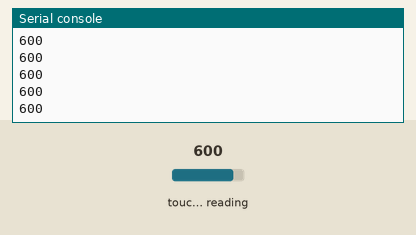
The program below on a simulated ESP32 board running MicroPython. On the bench: the last lines printed to the serial console. The test bench sets the inputs (shaded band); at power-on: touch-pad reading 600.

Above: at 1.2 s.
1.3 s: touch-pad reading set to 63
At 1.31 s:
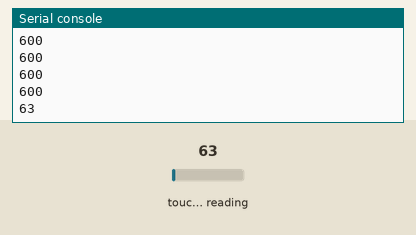
2.8 s: touch-pad reading set to 212
At 2.81 s:
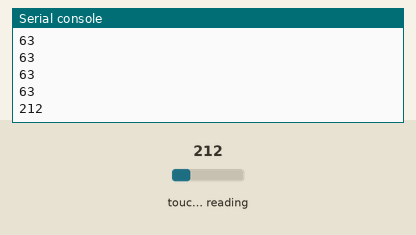
Timing chart, 0 to 5.8 s (numbered marks = the images above; inputs shaded):
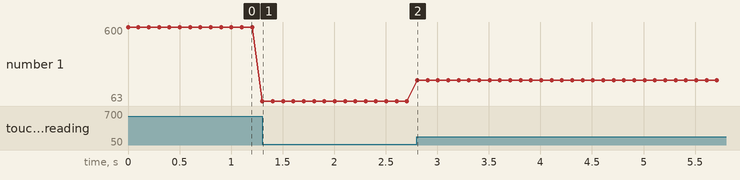

Measured:
- after the input at 1.3 s, the serial console: prints a new line at once (image 1)
- after the input at 2.8 s, the serial console: prints a new line at once (image 2)
- plotted number 1: 600 → 63 after the input at 1.3 s, 63 → 212 after the input at 2.8 s

The program:

HB-MicroPython-14-Touch32.py
```python
'''
For more details, please follow the link below:
https://hamruyesh.com/product/micro-python-esp32-esp8266-programming-tutorial/

'''
from machine import Pin, TouchPad
from time import sleep

touch = TouchPad(Pin(4))

while(True):
    print(touch.read())
    sleep(0.1)
```
